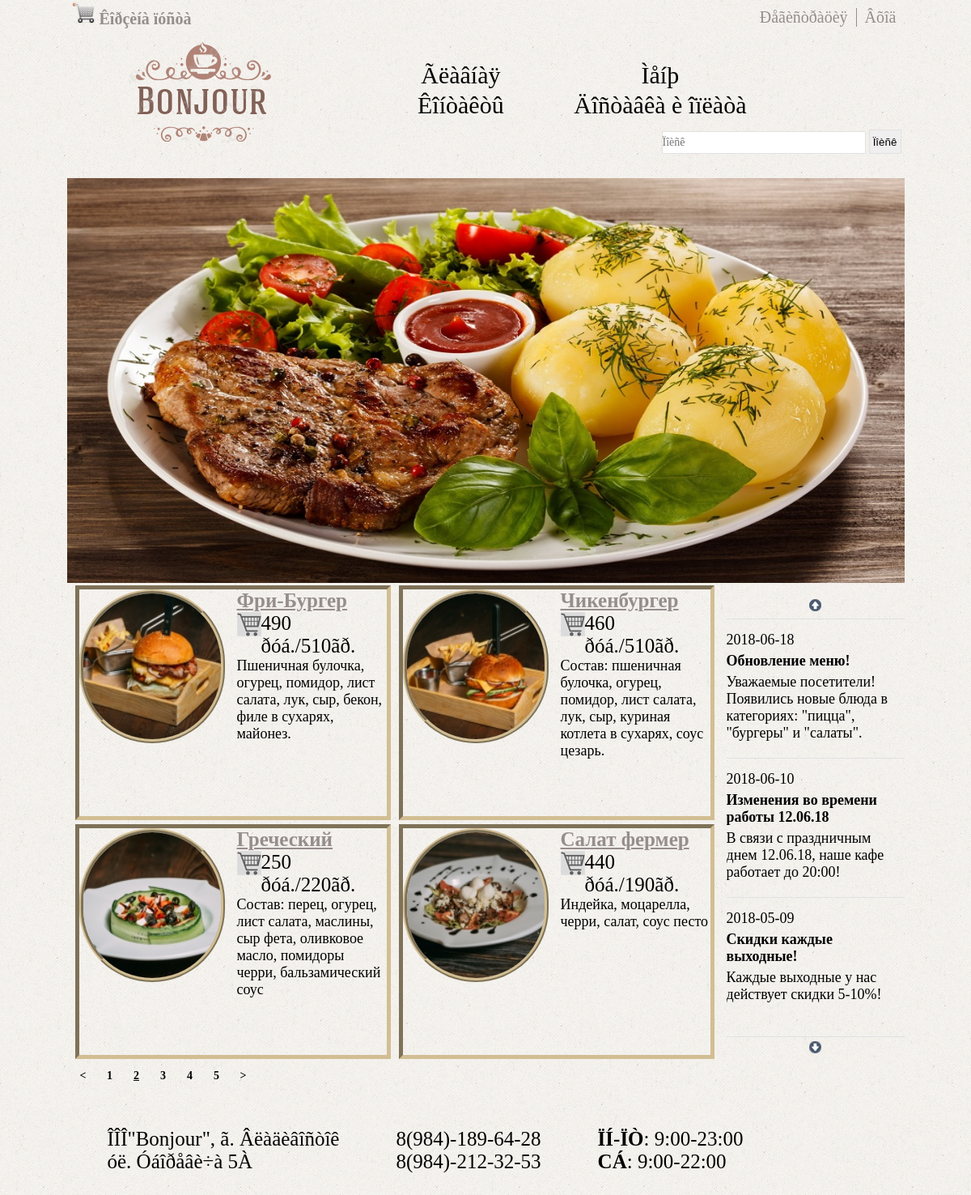
The app's page /index.php?page=2 with its own data.
### tables this page shows
CREATE TABLE IF NOT EXISTS `news` (
  `id` int(11) NOT NULL AUTO_INCREMENT,
  `title` varchar(255) NOT NULL,
  `text` text NOT NULL,
  `date` date NOT NULL,
  PRIMARY KEY (`id`)
);

CREATE TABLE IF NOT EXISTS `table_products` (
  `products_id` int(11) NOT NULL AUTO_INCREMENT,
  `title` varchar(255) NOT NULL,
  `price` int(11) NOT NULL,
  `category` varchar(255) NOT NULL,
  `mini_description` text NOT NULL,
  `image` varchar(255) NOT NULL,
  `datetime` datetime NOT NULL,
  `visible` int(11) NOT NULL DEFAULT '0',
  `type` varchar(255) NOT NULL,
  `gramm` int(11) NOT NULL,
  `category_id` int(11) NOT NULL,
  PRIMARY KEY (`products_id`)
);

### index.php (the view, shortened to what this page needs)
<?php
	include("include/db_connect.php");
?>
<!DOCTYPE HTML>
<html>
<head>
    <link href="css/style.css" rel="stylesheet" type="text/css" />
    <link href="css/reset.css" rel="stylesheet" type="text/css" />
</head>
<body background="images/back.png">
<div id="block-body">
<?php
	include("include/block-header.php");
?>
<div id="block-slider">
<ul id="slides">
<li class="slide"></li>
</ul>
</div>
<div id="block-right">
<?php
    include("include/block-news.php");
?>
</div>
<div id="block-popular">
  <ul id="block-tovar-grid">
   <?php
   $num = 4;
   $page = (int)$_GET['page'];
   $count = mysql_query("SELECT COUNT(*) FROM table_products WHERE visible = '1'", $link);
   $temp = mysql_fetch_array($count);
   if ($temp[0] > 0)
   {
    $tempcount = $temp[0];
    $total = (($tempcount-1)/ $num) +1;
    $total = intval($total);
    $page = intval($page);
    $start = $page * $num - $num;
    $qury_start_num = " LIMIT $start, $num";
   }
	$result = mysql_query("SELECT * FROM table_products WHERE visible= '1'  $qury_start_num",$link);
    if (mysql_num_rows($result) > 0)
    {
        $row = mysql_fetch_array($result);
        do{
           echo '
           <li>
           <div class="block-images-grid">
           <img class="round" src="uploads_images/'.$row["image"].'"/>
           </div>
           <p class="style-title-grid"><a href="">'.$row["title"].'</a></p>
           <ul class="reviews">
           </ul>
           <a class="add-cart-style-grid" tid="'.$row["products_id"].'"></a>
           <p class="style-price-grid"><strong>'.$row["price"].'</strong> ðóá./<strong>'.$row["gramm"].'</strong>ãð.</p>
           <div class="mini-features">
           '.$row["mini_description"].'
           </div>
           </li>
           ';
        }
        while($row = mysql_fetch_array($result));
    }
    echo '</ul>';
    if ($page !=1) { $pstr_prev = '<li><a class="pstr-prev" href="index.php?page='.($page - 1).'">&lt;</a></li>';}
    if ($page != total) { $pstr_next = '<li><a class="pstr-next" href="index.php?page='.($page + 1).'">&gt;</a></li>';}
    if($page -1 >0) $page1left ='<li><a href="index.php?page='.($page -1).'">'.($page -1).'</a></li>';
    if($page +3 <=$total) $page3right ='<li><a href="index.php?page='.($page +3).'">'.($page +3).'</a></li>';
    if($page +2 <=$total) $page2right ='<li><a href="index.php?page='.($page +2).'">'.($page +2).'</a></li>';
    if($page +1 <=$total) $page1right ='<li><a href="index.php?page='.($page +1).'">'.($page +1).'</a></li>';
    if ($page+5 < $total)
    {
        $strtotal = '<li><p class="nav-point">...</p></li><li><a href="index.php?page='.$total.'">'.$total.'</a></li>';
    }else
    {
        $strtotal = "";
    }
    if ($total >1)
    {
        echo '
        <div class="pstrnav">
        <ul>
        ';
        echo $pstr_prev.$page5left.$page4left.$page3left.$page2left.$page1left."<li><a class='pstr-active' href='index.php?page=".$page."'>".$page."</a></li>".$page1right.$page2right.$page3right.$page4right.$page5right.$strtotal.$pstr_next;
    echo '
    </ul>
    </div>
    ';
    }
    ?>
</div>
<?php
	include("include/block-footer.php");
?>
</div>
</body>
</html>

### include/block-news.php
<div id="block-news">
<center><img id="news-prev" src="../images/up.png"/></center>
<div id="newsticker">
<ul>
<?php
    $result = mysql_query("SELECT * FROM news ORDER BY date DESC", $link);
    if (mysql_num_rows($result) > 0)
    {
        $row = mysql_fetch_array($result);
        do
        {
            echo '
            <li>
            <span>'.$row["date"].'</span>
            <a href="#">'.$row["title"].'</a>
            <p>'.$row["text"].'</p>
            </li>
            ';
        }
        while ($row = mysql_fetch_array($result));
    }
?>
</ul>
</div>
<center><img id="news-next" src="../images/down.png"/></center>
</div>

### css/style.css (style rules this page uses)
#block-body { width: 1035px; height: auto; margin: 0 auto; }
#block-right { width: 220px; height: auto; float: right; }
#block-slider { width: 1035px; height: 500px; }
#block-popular { margin-top:3px; width: 800px; height: auto; }
#slides { position: relative; height: 100%; padding: 0px; margin: 0px; list-style-type: none; }
.slide { position: absolute; left: 0px; top: 0px; width: 100%; height: 100%; opacity: 0; z-index: 1; -webkit-transition: opacity 1s; -moz-transition: opacity 1s; -o-transition: opacity 1s; transition: opacity 1s; }
.showing { opacity: 1; z-index: 2; }
.slide:nth-of-type(2) { background: url('../images/2.jpg') ; background-size: 100% 100%; }
#block-news { width: 220px; height: auto; margin-top: 15px; margin-bottom: 15px; }
#newsticker { width: 220px; border-top: 1px solid #E1E1E2 ; }
#newsticker p { font: 18px Monotype Corsiva; margin-top: 5px; margin-bottom: 5px; }
#newsticker li { border-bottom: 1px solid #E1E1E2; padding-top: 15px; padding-bottom: 15px; }
#newsticker a { color: black; font: bold 18px Monotype Corsiva; text-decoration: none; }
#newsticker span { font: 18px Monotype Corsiva; padding-bottom: 5px; display: block; }
#news-prev { margin-top: 5px; margin-bottom: 5px; cursor: pointer; }
#news-next { margin-top: 5px; margin-bottom: 5px; cursor: pointer; }
.round { border-radius:100px; border: 5px ridge #D2BE93; height: 180px; width: 170px; }
#block-tovar-grid > li { border: 5px inset #D2BE93; width: 380px; float: left; height: 280px; margin-left: 10px; margin-bottom: 5px; }
.style-title-grid { margin-top: 0; margin-bottom: 0; }
.style-title-grid a { font: bold 25px Monotype Corsiva; color:#968D8D; text-decoration:underline; }
.block-images-grid { width: auto; height: 230px; float:left; margin-right:15px; }
.style-price-grid { font: 25px Monotype Corsiva; }
.mini-features { font: 18px Monotype Corsiva; }
.add-cart-style-grid { width: 30px; height: 30px; display: block; cursor: pointer; float:left; margin-bottom: 5px; background: url(../images/add.png); }
.pstrnav { height: 30px; clear: left; }
.pstrnav li { width: 26px; height: 26px; margin-left: 7px; float: left; margin-top: 3px; }
.pstrnav a { display: block; text-decoration: none; font: bold 14px Monotype Corsiva; text-align: center; color: black; padding-top: 5px; padding-bottom: 5px; }
.pstrnav a.pstr-active { text-decoration: underline; }

### records on screen
news: date "2018-06-18", title "Обновление меню!", text "Уважаемые посетители! Появились новые блюда в категориях: \"пицца\", \"бургеры\" и \"салаты\"."
news: date "2018-06-10", title "Изменения во времени работы 12.06.18", text "В связи с праздничным днем 12.06.18, наше кафе работает до 20:00!"
news: date "2018-05-09", title "Скидки каждые выходные!", text "Каждые выходные у нас действует скидки 5-10%!"
table_products: image (picture), title "Фри-Бургер", price "490", gramm "510", mini_description "Пшеничная булочка, огурец, помидор, лист салата, лук, сыр, бекон, филе в сухарях, майонез."
table_products: image (picture), title "Чикенбургер", price "460", gramm "510", mini_description "Состав: пшеничная булочка, огурец, помидор, лист салата, лук, сыр, куриная котлета в сухарях, соус цезарь."
table_products: image (picture), title "Греческий", price "250", gramm "220", mini_description "Состав: перец, огурец, лист салата, маслины, сыр фета, оливковое масло, помидоры черри, бальзамический соус"
table_products: image (picture), title "Салат фермер", price "440", gramm "190", mini_description "Индейка, моцарелла, черри, салат, соус песто"

### other values on screen
$page -1 "1"
$page "2"
$page +1 "3"
$page +2 "4"
$page +3 "5"
